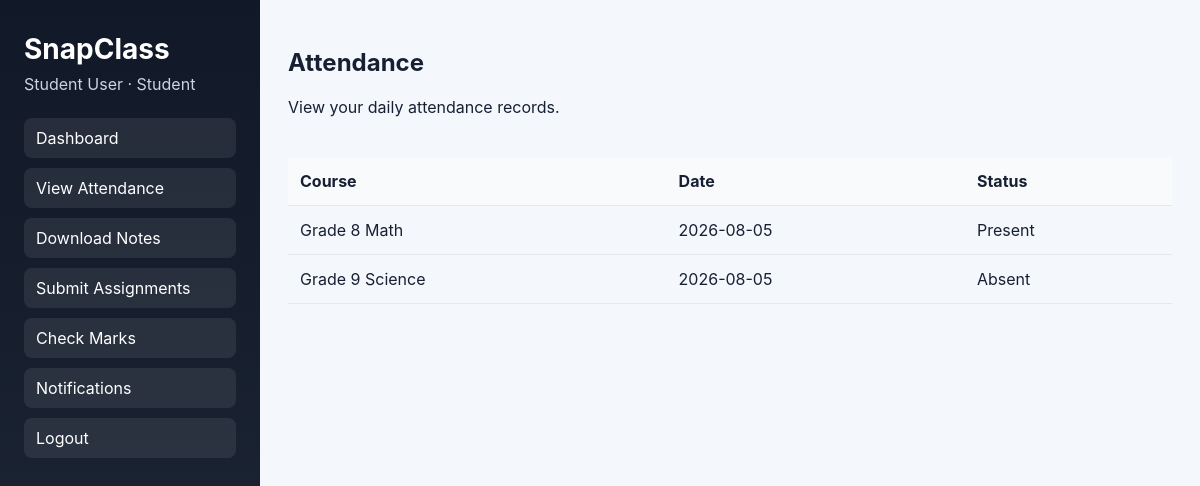
The page /student/attendance (signed in) on the database as committed earlier.
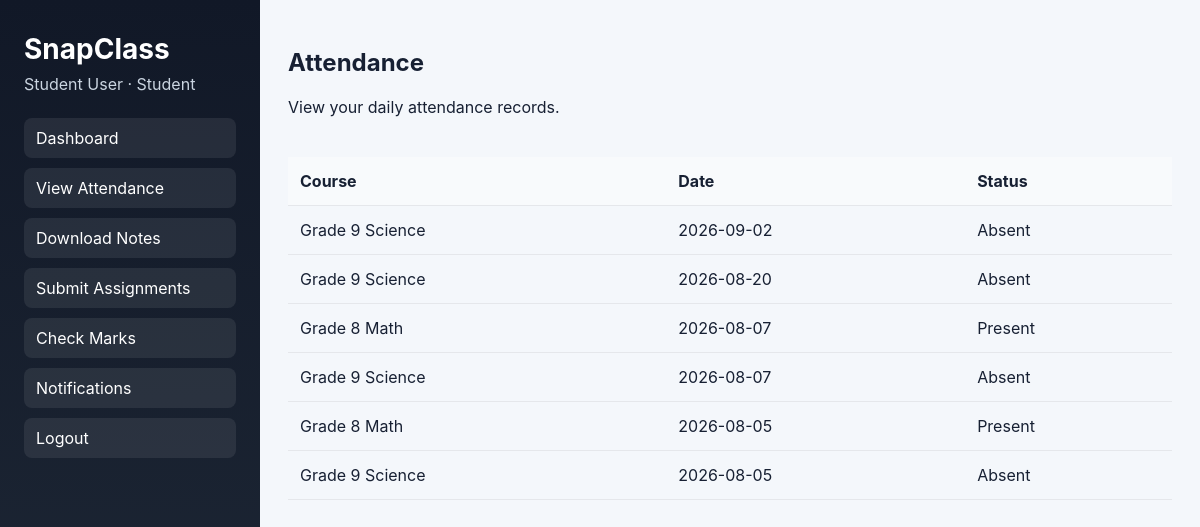
The same page on the database as committed later.
### tables this page shows
CREATE TABLE attendance (
                id INTEGER PRIMARY KEY AUTOINCREMENT,
                student_id INTEGER NOT NULL,
                course_name TEXT NOT NULL,
                attendance_date TEXT NOT NULL,
                status TEXT NOT NULL,
                UNIQUE(student_id, course_name, attendance_date)
            );

### app.py (the view)
@app.route("/student/attendance")
def student_attendance():
    user = current_user()
    if not user or user["role"] != "student":
        return redirect(url_for("login"))
    with get_connection() as connection:
        rows = connection.execute(
            "SELECT course_name, attendance_date, status FROM attendance WHERE student_id = ? ORDER BY attendance_date DESC",
            (user["id"],),
        ).fetchall()
    return render_template("student_attendance.html", user=user, rows=rows)

### app.py (called while the page is built)
def get_connection() -> sqlite3.Connection:
    connection = sqlite3.connect(DB_PATH)
    connection.row_factory = sqlite3.Row
    return connection

def current_user() -> dict[str, Any] | None:
    user_id = session.get("user_id")
    if not user_id:
        return None
    with get_connection() as connection:
        record = connection.execute("SELECT id, name, email, role FROM users WHERE id = ?", (user_id,)).fetchone()
        if record is None:
            return None
        return dict(record)

### templates/student_attendance.html (shortened to what this page needs)
{% extends "role_base.html" %}
{% block nav %}
<nav>
  <a href="{{ url_for('student_dashboard') }}">Dashboard</a>
  <a href="{{ url_for('student_attendance') }}">View Attendance</a>
  <a href="{{ url_for('student_notes') }}">Download Notes</a>
  <a href="{{ url_for('student_assignments') }}">Submit Assignments</a>
  <a href="{{ url_for('student_marks') }}">Check Marks</a>
  <a href="{{ url_for('student_notifications') }}">Notifications</a>
  <a href="{{ url_for('logout') }}">Logout</a>
</nav>
{% endblock %}
{% block content %}
<header class="topbar"><div><h2>Attendance</h2><p>View your daily attendance records.</p></div></header>
<div class="form-card">
  <div class="table-wrap">
    <table class="data-table">
      <thead><tr><th>Course</th><th>Date</th><th>Status</th></tr></thead>
      <tbody>
        {% for row in rows %}
        <tr><td>{{ row.course_name }}</td><td>{{ row.attendance_date }}</td><td>{{ row.status }}</td></tr>
        {% endfor %}
      </tbody>
    </table>
  </div>
</div>
{% endblock %}

Rows that differ between the two databases and show on the page:
added attendance: course_name "Grade 9 Science", attendance_date "2026-09-02", status "Absent"
added attendance: course_name "Grade 9 Science", attendance_date "2026-08-20", status "Absent"
added attendance: course_name "Grade 8 Math", attendance_date "2026-08-07", status "Present"
added attendance: course_name "Grade 9 Science", attendance_date "2026-08-07", status "Absent"
